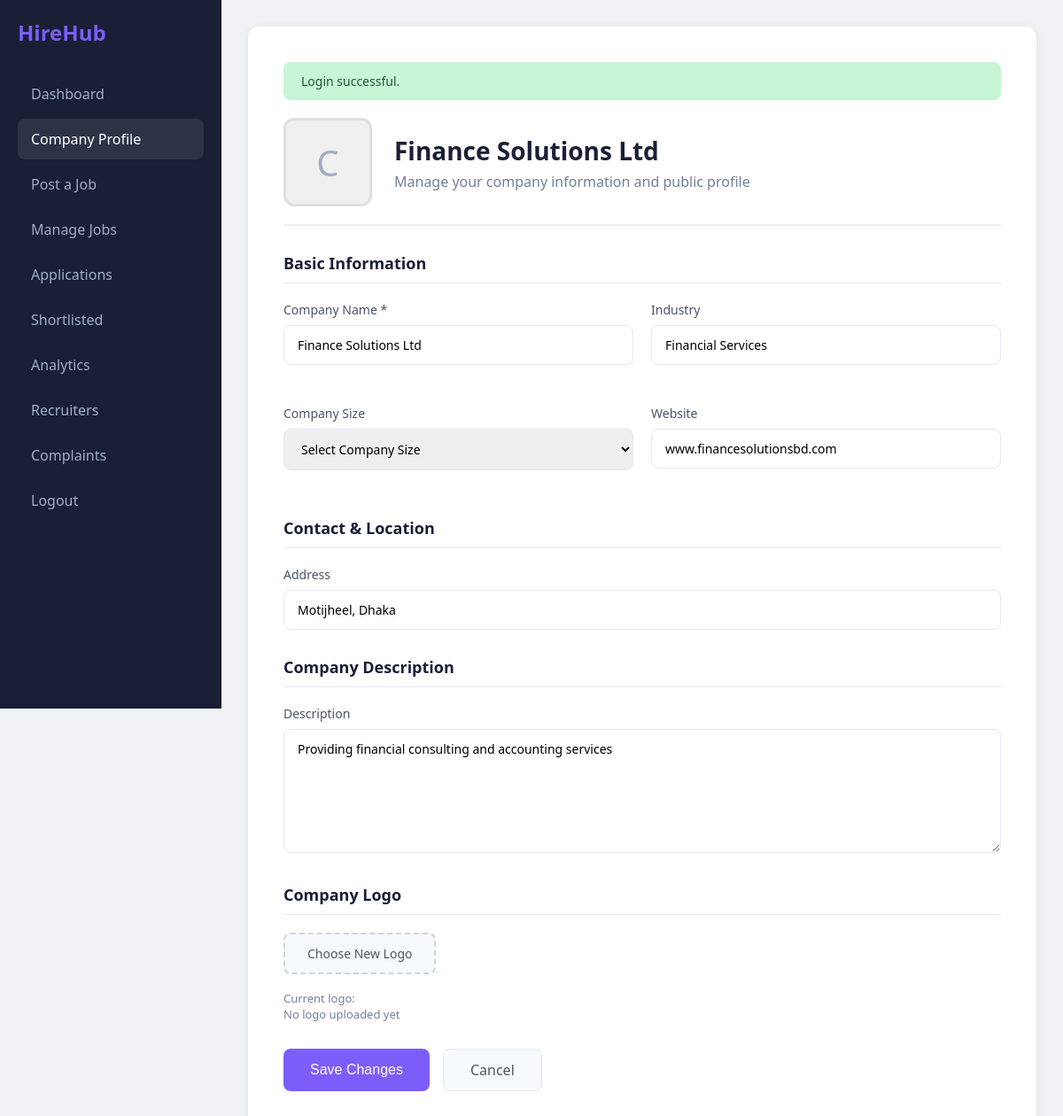
Page /durjoy/view/company-profile-view.php (signed in) on the committed database.
### tables this page shows
CREATE TABLE `employer_profiles` (
  `id` int(11) NOT NULL,
  `user_id` int(11) NOT NULL,
  `company_name` varchar(200) DEFAULT NULL,
  `industry` varchar(150) DEFAULT NULL,
  `company_size` varchar(50) DEFAULT NULL,
  `description` text DEFAULT NULL,
  `website` varchar(255) DEFAULT NULL,
  `address` varchar(255) DEFAULT NULL,
  `logo_path` varchar(255) DEFAULT NULL
);

### durjoy/model/company-info-model.php (called while the page is built, shortened)
<?php
function getCompanyInfo($user_id) {
    $conn = connect();
    $sql = "SELECT * FROM employer_profiles WHERE user_id = ?";
    $stmt = $conn->prepare($sql);
    $stmt->bind_param("i", $user_id);
    $stmt->execute();
    $result = $stmt->get_result();
    $company = $result->fetch_assoc();
    return $company;
}

### durjoy/view/company-profile-view.php (the view, shortened to what this page needs)
<?php
require_once "../model/company-info-model.php";
$userId = $_SESSION['user']['id'];
$companyInfo = getCompanyInfo($userId);
$success = $_SESSION['success'] ?? '';
?>
<!DOCTYPE html>
<html lang="en">
<head>
    <link rel="stylesheet" href="../assets/css/dashboard.css">
    <link rel="stylesheet" href="../assets/css/company-profile.css">
</head>
<body>
    <div class="dashboard">
        <aside class="sidebar">
            <div class="logo">HireHub</div>
            <nav>
                <a href="dashboard-view.php">Dashboard</a>
                <a href="company-profile-view.php" class="active">Company Profile</a>
                <a href="jobs/post-job-view.php">Post a Job</a>
                <a href="jobs/manage-jobs-view.php">Manage Jobs</a>
                <a href="jobs/view-applications-view.php">Applications</a>
                <a href="jobs/shortlisted-view.php">Shortlisted</a>
                <a href="company-analytics-view.php">Analytics</a>
                <a href="jobs/recruiter-relationships-view.php">Recruiters</a>
                <a href="jobs/submit-complaint-view.php">Complaints</a>
                <a href="../controller/logout-controller.php">Logout</a>
            </nav>
        </aside>
        <main class="main-content">
            <div class="profile-container">
                <?php if($success): ?>
                    <div class="success-message"><?php echo htmlspecialchars($success); ?></div>
                <?php endif; ?>
                <div class="profile-header">
                    <?php if($companyInfo && $companyInfo['logo_path']): ?>
                        <img src="../uploads/logos/<?php echo htmlspecialchars($companyInfo['logo_path']); ?>" alt="Company Logo" class="company-logo">
                    <?php else: ?>
                        <div class="company-logo-placeholder">C</div>
                    <?php endif; ?>
                    <div class="profile-title">
                        <h1><?php echo $companyInfo ? htmlspecialchars($companyInfo['company_name']) : 'Complete Your Profile'; ?></h1>
                        <p>Manage your company information and public profile</p>
                    </div>
                </div>
                <form action="../controller/company-info-controller.php" method="POST" enctype="multipart/form-data">
                    <div class="form-section">
                        <h3>Basic Information</h3>
                        <div class="form-grid">
                            <div class="form-group">
                                <label for="companyname">Company Name *</label>
                                <input type="text" name="companyname" id="companyname" value="<?php echo htmlspecialchars($companyInfo['company_name'] ?? ''); ?>" required>
                            </div>
                            <div class="form-group">
                                <label for="industry">Industry</label>
                                <input type="text" name="industry" id="industry" value="<?php echo htmlspecialchars($companyInfo['industry'] ?? ''); ?>">
                            </div>
                            <div class="form-group">
                                <label for="companysize">Company Size</label>
                                <select name="companysize" id="companysize">
                                    <option value="">Select Company Size</option>
                                </select>
                            </div>
                            <div class="form-group">
                                <label for="website">Website</label>
                                <input type="url" name="website" id="website" value="<?php echo htmlspecialchars($companyInfo['website'] ?? ''); ?>">
                            </div>
                        </div>
                    </div>
                    <div class="form-section">
                        <h3>Contact & Location</h3>
                        <div class="form-group">
                            <label for="address">Address</label>
                            <input type="text" name="address" id="address" value="<?php echo htmlspecialchars($companyInfo['address'] ?? ''); ?>">
                        </div>
                    </div>
                    <div class="form-section">
                        <h3>Company Description</h3>
                        <div class="form-group">
                            <label for="description">Description</label>
                            <textarea name="description" id="description" rows="6"><?php echo htmlspecialchars($companyInfo['description'] ?? ''); ?></textarea>
                        </div>
                    </div>
                    <div class="form-section">
                        <h3>Company Logo</h3>
                        <div class="form-group">
                            <div class="file-upload">
                                <label for="logo" class="file-upload-label">Choose New Logo</label>
                            </div>
                            <div class="current-logo-preview">
                                <p>Current logo:</p>
                                <?php if($companyInfo && $companyInfo['logo_path']): ?>
                                    <img src="../uploads/logos/<?php echo htmlspecialchars($companyInfo['logo_path']); ?>" alt="Current Logo">
                                <?php else: ?>
                                    <p>No logo uploaded yet</p>
                                <?php endif; ?>
                            </div>
                        </div>
                    </div>
                    <div class="btn-container">
                        <button type="submit" class="btn-primary" name="update_profile">Save Changes</button>
                        <a href="dashboard-view.php" class="btn-secondary">Cancel</a>
                    </div>
                </form>
            </div>
        </main>
    </div>
</body>
</html>

### durjoy/assets/css/dashboard.css (style rules this page uses)
* { margin: 0; padding: 0; box-sizing: border-box; }
body { font-family: 'Segoe UI', Tahoma, Geneva, Verdana, sans-serif; background: #f0f2f5; }
.dashboard { display: flex; }
.sidebar { width: 250px; background: #1a1f36; color: white; padding: 20px; min-height: 100vh; position: fixed; }
.sidebar .logo { font-size: 24px; font-weight: bold; margin-bottom: 30px; color: #7c5dfa; }
.sidebar nav a { display: block; color: #a0aec0; text-decoration: none; padding: 12px 15px; border-radius: 8px; margin-bottom: 5px; }
.sidebar nav a:hover, .sidebar nav a.active { background: #2d3247; color: white; }
.main-content { margin-left: 250px; flex: 1; padding: 30px; }

### durjoy/assets/css/company-profile.css (style rules this page uses)
.profile-container { max-width: 900px; margin: 0 auto; background: white; border-radius: 12px; padding: 40px; box-shadow: 0 2px 10px rgba(0,0,0,0.08); }
.profile-header { display: flex; align-items: center; margin-bottom: 30px; padding-bottom: 20px; border-bottom: 2px solid #f0f0f0; }
.company-logo-placeholder { width: 100px; height: 100px; border-radius: 12px; background: #f0f0f0; display: flex; align-items: center; justify-content: center; font-size: 40px; margin-right: 25px; border: 3px solid #e0e0e0; color: #a0aec0; }
.profile-title h1 { font-size: 28px; color: #1a1f36; margin-bottom: 5px; }
.profile-title p { color: #718096; }
.form-section { margin-bottom: 30px; }
.form-section h3 { font-size: 18px; color: #1a1f36; margin-bottom: 20px; padding-bottom: 10px; border-bottom: 1px solid #e2e8f0; }
.form-grid { display: grid; grid-template-columns: 1fr 1fr; gap: 20px; }
.form-group { margin-bottom: 20px; }
label { display: block; margin-bottom: 8px; font-weight: 500; color: #4a5568; font-size: 14px; }
input[type="text"], input[type="url"], textarea, select { width: 100%; padding: 12px 15px; border: 1.5px solid #e2e8f0; border-radius: 8px; font-size: 14px; font-family: inherit; }
textarea { resize: vertical; min-height: 100px; }
.file-upload-label { display: inline-block; padding: 12px 25px; background: #f7fafc; border: 2px dashed #cbd5e0; border-radius: 8px; cursor: pointer; color: #4a5568; font-size: 14px; }
.btn-container { display: flex; gap: 15px; margin-top: 30px; }
.btn-primary { background: #7c5dfa; color: white; padding: 12px 30px; border: none; border-radius: 8px; font-size: 16px; cursor: pointer; }
.btn-secondary { background: #f7fafc; color: #4a5568; padding: 12px 30px; border: 1.5px solid #e2e8f0; border-radius: 8px; font-size: 16px; cursor: pointer; text-decoration: none; text-align: center; }
.success-message { background: #c6f6d5; color: #22543d; padding: 12px 20px; border-radius: 8px; margin-bottom: 20px; font-size: 14px; }
.current-logo-preview { margin-top: 10px; color: #718096; font-size: 13px; }

### rows in the picture
employer_profiles: company_name "Finance Solutions Ltd", companyname "Finance Solutions Ltd", industry "Financial Services", website "www.financesolutionsbd.com", address "Motijheel, Dhaka", description "Providing financial consulting and accounting services"

### other values in the picture
$success "Login successful."
